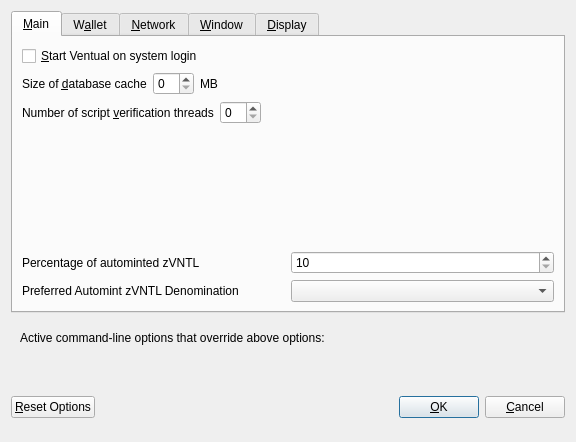
<?xml version="1.0" encoding="UTF-8"?>
<ui version="4.0">
 <class>OptionsDialog</class>
 <widget class="QDialog" name="OptionsDialog">
  <property name="geometry">
   <rect>
    <x>0</x>
    <y>0</y>
    <width>576</width>
    <height>442</height>
   </rect>
  </property>
  <property name="windowTitle">
   <string>Options</string>
  </property>
  <property name="modal">
   <bool>true</bool>
  </property>
  <layout class="QVBoxLayout" name="verticalLayout">
   <item>
    <widget class="QTabWidget" name="tabWidget">
     <property name="currentIndex">
      <number>0</number>
     </property>
     <widget class="QWidget" name="tabMain">
      <attribute name="title">
       <string>&amp;Main</string>
      </attribute>
      <layout class="QVBoxLayout" name="verticalLayout_Main">
       <item>
        <widget class="QCheckBox" name="bitcoinAtStartup">
         <property name="toolTip">
          <string>Automatically start Ventual after logging in to the system.</string>
         </property>
         <property name="text">
          <string>&amp;Start Ventual on system login</string>
         </property>
        </widget>
       </item>
       <item>
        <layout class="QHBoxLayout" name="horizontalLayout_2_Main">
         <item>
          <widget class="QLabel" name="databaseCacheLabel">
           <property name="text">
            <string>Size of &amp;database cache</string>
           </property>
           <property name="textFormat">
            <enum>Qt::PlainText</enum>
           </property>
           <property name="buddy">
            <cstring>databaseCache</cstring>
           </property>
          </widget>
         </item>
         <item>
          <widget class="QSpinBox" name="databaseCache"/>
         </item>
         <item>
          <widget class="QLabel" name="databaseCacheUnitLabel">
           <property name="text">
            <string>MB</string>
           </property>
           <property name="textFormat">
            <enum>Qt::PlainText</enum>
           </property>
          </widget>
         </item>
         <item>
          <spacer name="horizontalSpacer_2_Main">
           <property name="orientation">
            <enum>Qt::Horizontal</enum>
           </property>
           <property name="sizeHint" stdset="0">
            <size>
             <width>40</width>
             <height>20</height>
            </size>
           </property>
          </spacer>
         </item>
        </layout>
       </item>
       <item>
        <layout class="QHBoxLayout" name="horizontalLayout_3_Main">
         <item>
          <widget class="QLabel" name="threadsScriptVerifLabel">
           <property name="text">
            <string>Number of script &amp;verification threads</string>
           </property>
           <property name="textFormat">
            <enum>Qt::PlainText</enum>
           </property>
           <property name="buddy">
            <cstring>threadsScriptVerif</cstring>
           </property>
          </widget>
         </item>
         <item>
          <widget class="QSpinBox" name="threadsScriptVerif">
           <property name="toolTip">
            <string>(0 = auto, &lt;0 = leave that many cores free)</string>
           </property>
          </widget>
         </item>
         <item>
          <spacer name="horizontalSpacer_3_Main">
           <property name="orientation">
            <enum>Qt::Horizontal</enum>
           </property>
           <property name="sizeHint" stdset="0">
            <size>
             <width>40</width>
             <height>20</height>
            </size>
           </property>
          </spacer>
         </item>
        </layout>
       </item>
       <item>
        <spacer name="verticalSpacer_2">
         <property name="orientation">
          <enum>Qt::Vertical</enum>
         </property>
         <property name="sizeHint" stdset="0">
          <size>
           <width>20</width>
           <height>40</height>
          </size>
         </property>
        </spacer>
       </item>
       <item>
        <layout class="QHBoxLayout" name="horizontalLayout_3">
         <item>
          <widget class="QLabel" name="percentage_label">
           <property name="toolTip">
            <string>Percentage of incoming VENTUAL which get automatically converted to zVNTL via Zerocoin Protocol (min: 10%)</string>
           </property>
           <property name="text">
            <string>Percentage of autominted zVNTL</string>
           </property>
          </widget>
         </item>
         <item>
          <widget class="QSpinBox" name="zeromintPercentage">
           <property name="minimum">
            <number>10</number>
           </property>
           <property name="maximum">
            <number>100</number>
           </property>
          </widget>
         </item>
        </layout>
       </item>
       <item>
        <layout class="QHBoxLayout" name="horizontalLayout" stretch="0,0">
         <property name="sizeConstraint">
          <enum>QLayout::SetFixedSize</enum>
         </property>
         <item>
          <widget class="QLabel" name="labelPreferredDenom">
           <property name="maximumSize">
            <size>
             <width>16777215</width>
             <height>16777215</height>
            </size>
           </property>
           <property name="toolTip">
            <string>Wait with automatic conversion to Zerocoin until enough VENTUAL for this denomination is available</string>
           </property>
           <property name="text">
            <string>Preferred Automint zVNTL Denomination</string>
           </property>
          </widget>
         </item>
         <item>
          <widget class="QComboBox" name="preferredDenom">
           <property name="maximumSize">
            <size>
             <width>16777215</width>
             <height>27</height>
            </size>
           </property>
           <property name="toolTip">
            <string>Wait with automatic conversion to Zerocoin until enough VENTUAL for this denomination is available</string>
           </property>
           <property name="maxVisibleItems">
            <number>9</number>
           </property>
           <property name="maxCount">
            <number>9</number>
           </property>
          </widget>
         </item>
        </layout>
       </item>
      </layout>
     </widget>
     <widget class="QWidget" name="tabWallet">
      <attribute name="title">
       <string>W&amp;allet</string>
      </attribute>
      <layout class="QVBoxLayout" name="verticalLayout_Wallet">
       <item>
        <widget class="QGroupBox" name="groupBox">
         <property name="title">
          <string>Expert</string>
         </property>
         <layout class="QVBoxLayout" name="verticalLayout_2">
          <item>
           <widget class="QCheckBox" name="coinControlFeatures">
            <property name="toolTip">
             <string>Whether to show coin control features or not.</string>
            </property>
            <property name="text">
             <string>Enable coin &amp;control features</string>
            </property>
           </widget>
          </item>
          <item>
           <widget class="QCheckBox" name="showVnodesTab">
            <property name="toolTip">
             <string>Show additional tab listing all your vnodes in first sub-tab&lt;br/&gt;and all vnodes on the network in second sub-tab.</string>
            </property>
            <property name="text">
             <string>Show Vnodes Tab</string>
            </property>
           </widget>
          </item>
          <item>
           <widget class="QCheckBox" name="spendZeroConfChange">
            <property name="toolTip">
             <string>If you disable the spending of unconfirmed change, the change from a transaction&lt;br/&gt;cannot be used until that transaction has at least one confirmation.&lt;br/&gt;This also affects how your balance is computed.</string>
            </property>
            <property name="text">
             <string>&amp;Spend unconfirmed change</string>
            </property>
           </widget>
          </item>
         </layout>
        </widget>
       </item>
       <item>
        <spacer name="verticalSpacer_Wallet">
         <property name="orientation">
          <enum>Qt::Vertical</enum>
         </property>
         <property name="sizeHint" stdset="0">
          <size>
           <width>20</width>
           <height>40</height>
          </size>
         </property>
        </spacer>
       </item>
      </layout>
     </widget>
     <widget class="QWidget" name="tabNetwork">
      <attribute name="title">
       <string>&amp;Network</string>
      </attribute>
      <layout class="QVBoxLayout" name="verticalLayout_Network">
       <item>
        <widget class="QCheckBox" name="mapPortUpnp">
         <property name="toolTip">
          <string>Automatically open the Ventual client port on the router. This only works when your router supports UPnP and it is enabled.</string>
         </property>
         <property name="text">
          <string>Map port using &amp;UPnP</string>
         </property>
        </widget>
       </item>
       <item>
        <widget class="QCheckBox" name="allowIncoming">
         <property name="toolTip">
          <string>Accept connections from outside</string>
         </property>
         <property name="text">
          <string>Allow incoming connections</string>
         </property>
        </widget>
       </item>
       <item>
        <widget class="QCheckBox" name="connectSocks">
         <property name="toolTip">
          <string>Connect to the Ventual network through a SOCKS5 proxy.</string>
         </property>
         <property name="text">
          <string>&amp;Connect through SOCKS5 proxy (default proxy):</string>
         </property>
        </widget>
       </item>
       <item>
        <layout class="QHBoxLayout" name="horizontalLayout_1_Network">
         <item>
          <widget class="QLabel" name="proxyIpLabel">
           <property name="text">
            <string>Proxy &amp;IP:</string>
           </property>
           <property name="textFormat">
            <enum>Qt::PlainText</enum>
           </property>
           <property name="buddy">
            <cstring>proxyIp</cstring>
           </property>
          </widget>
         </item>
         <item>
          <widget class="QValidatedLineEdit" name="proxyIp">
           <property name="minimumSize">
            <size>
             <width>140</width>
             <height>0</height>
            </size>
           </property>
           <property name="maximumSize">
            <size>
             <width>140</width>
             <height>16777215</height>
            </size>
           </property>
           <property name="toolTip">
            <string>IP address of the proxy (e.g. IPv4: 127.0.0.1 / IPv6: ::1)</string>
           </property>
          </widget>
         </item>
         <item>
          <widget class="QLabel" name="proxyPortLabel">
           <property name="text">
            <string>&amp;Port:</string>
           </property>
           <property name="textFormat">
            <enum>Qt::PlainText</enum>
           </property>
           <property name="buddy">
            <cstring>proxyPort</cstring>
           </property>
          </widget>
         </item>
         <item>
          <widget class="QLineEdit" name="proxyPort">
           <property name="minimumSize">
            <size>
             <width>55</width>
             <height>0</height>
            </size>
           </property>
           <property name="maximumSize">
            <size>
             <width>55</width>
             <height>16777215</height>
            </size>
           </property>
           <property name="toolTip">
            <string>Port of the proxy (e.g. 9050)</string>
           </property>
          </widget>
         </item>
         <item>
          <spacer name="horizontalSpacer_1_Network">
           <property name="orientation">
            <enum>Qt::Horizontal</enum>
           </property>
           <property name="sizeHint" stdset="0">
            <size>
             <width>40</width>
             <height>20</height>
            </size>
           </property>
          </spacer>
         </item>
        </layout>
       </item>
       <item>
        <spacer name="verticalSpacer_Network">
         <property name="orientation">
          <enum>Qt::Vertical</enum>
         </property>
         <property name="sizeHint" stdset="0">
          <size>
           <width>20</width>
           <height>40</height>
          </size>
         </property>
        </spacer>
       </item>
      </layout>
     </widget>
     <widget class="QWidget" name="tabWindow">
      <attribute name="title">
       <string>&amp;Window</string>
      </attribute>
      <layout class="QVBoxLayout" name="verticalLayout_Window">
       <item>
        <widget class="QCheckBox" name="minimizeToTray">
         <property name="toolTip">
          <string>Show only a tray icon after minimizing the window.</string>
         </property>
         <property name="text">
          <string>&amp;Minimize to the tray instead of the taskbar</string>
         </property>
        </widget>
       </item>
       <item>
        <widget class="QCheckBox" name="minimizeOnClose">
         <property name="toolTip">
          <string>Minimize instead of exit the application when the window is closed. When this option is enabled, the application will be closed only after selecting Quit in the menu.</string>
         </property>
         <property name="text">
          <string>M&amp;inimize on close</string>
         </property>
        </widget>
       </item>
       <item>
        <spacer name="verticalSpacer_Window">
         <property name="orientation">
          <enum>Qt::Vertical</enum>
         </property>
         <property name="sizeHint" stdset="0">
          <size>
           <width>20</width>
           <height>40</height>
          </size>
         </property>
        </spacer>
       </item>
      </layout>
     </widget>
     <widget class="QWidget" name="tabDisplay">
      <attribute name="title">
       <string>&amp;Display</string>
      </attribute>
      <layout class="QVBoxLayout" name="verticalLayout_Display">
       <item>
        <layout class="QHBoxLayout" name="horizontalLayout_1_Display">
         <item>
          <widget class="QLabel" name="langLabel">
           <property name="text">
            <string>User Interface &amp;language:</string>
           </property>
           <property name="textFormat">
            <enum>Qt::PlainText</enum>
           </property>
           <property name="buddy">
            <cstring>lang</cstring>
           </property>
          </widget>
         </item>
         <item>
          <widget class="QValueComboBox" name="lang">
           <property name="toolTip">
            <string>The user interface language can be set here. This setting will take effect after restarting Ventual.</string>
           </property>
          </widget>
         </item>
        </layout>
       </item>
       <item>
        <widget class="QLabel" name="label_3">
         <property name="toolTip">
          <string notr="true"/>
         </property>
         <property name="statusTip">
          <string notr="true"/>
         </property>
         <property name="whatsThis">
          <string notr="true"/>
         </property>
         <property name="accessibleName">
          <string notr="true"/>
         </property>
         <property name="text">
          <string>Language missing or translation incomplete? Help contributing translations here:
https://www.transifex.com/ventual-project/ventual-project-translations</string>
         </property>
         <property name="wordWrap">
          <bool>true</bool>
         </property>
         <property name="openExternalLinks">
          <bool>true</bool>
         </property>
         <property name="textInteractionFlags">
          <set>Qt::TextBrowserInteraction</set>
         </property>
        </widget>
       </item>
       <item>
        <layout class="QHBoxLayout" name="horizontalLayout_4_Display" stretch="0,0">
         <item>
          <widget class="QLabel" name="themeLabel">
           <property name="text">
            <string>User Interface Theme:</string>
           </property>
          </widget>
         </item>
         <item>
          <widget class="QValueComboBox" name="theme"/>
         </item>
        </layout>
       </item>
       <item>
        <widget class="Line" name="line">
         <property name="orientation">
          <enum>Qt::Horizontal</enum>
         </property>
        </widget>
       </item>
       <item>
        <layout class="QHBoxLayout" name="horizontalLayout_2_Display">
         <item>
          <widget class="QLabel" name="unitLabel">
           <property name="text">
            <string>&amp;Unit to show amounts in:</string>
           </property>
           <property name="textFormat">
            <enum>Qt::PlainText</enum>
           </property>
           <property name="buddy">
            <cstring>unit</cstring>
           </property>
          </widget>
         </item>
         <item>
          <widget class="QValueComboBox" name="unit">
           <property name="toolTip">
            <string>Choose the default subdivision unit to show in the interface and when sending coins.</string>
           </property>
          </widget>
         </item>
        </layout>
       </item>
       <item>
        <layout class="QHBoxLayout" name="horizontalLayout_5_Display">
         <item>
          <widget class="QLabel" name="digitsLabel">
           <property name="text">
            <string>Decimal digits</string>
           </property>
          </widget>
         </item>
         <item>
          <widget class="QValueComboBox" name="digits"/>
         </item>
        </layout>
       </item>
       <item>
        <layout class="QHBoxLayout" name="horizontalLayout_3_Display">
         <item>
          <widget class="QLabel" name="thirdPartyTxUrlsLabel">
           <property name="toolTip">
            <string>Third party URLs (e.g. a block explorer) that appear in the transactions tab as context menu items. %s in the URL is replaced by transaction hash. Multiple URLs are separated by vertical bar |.</string>
           </property>
           <property name="text">
            <string>Third party transaction URLs</string>
           </property>
           <property name="buddy">
            <cstring>thirdPartyTxUrls</cstring>
           </property>
          </widget>
         </item>
         <item>
          <widget class="QLineEdit" name="thirdPartyTxUrls">
           <property name="toolTip">
            <string>Third party URLs (e.g. a block explorer) that appear in the transactions tab as context menu items. %s in the URL is replaced by transaction hash. Multiple URLs are separated by vertical bar |.</string>
           </property>
          </widget>
         </item>
        </layout>
       </item>
       <item>
        <spacer name="verticalSpacer">
         <property name="orientation">
          <enum>Qt::Vertical</enum>
         </property>
         <property name="sizeHint" stdset="0">
          <size>
           <width>20</width>
           <height>40</height>
          </size>
         </property>
        </spacer>
       </item>
      </layout>
     </widget>
    </widget>
   </item>
   <item>
    <widget class="QFrame" name="frame">
     <layout class="QVBoxLayout" name="verticalLayout_Bottom">
      <item>
       <layout class="QHBoxLayout" name="horizontalLayout_Bottom">
        <item>
         <widget class="QLabel" name="overriddenByCommandLineInfoLabel">
          <property name="text">
           <string>Active command-line options that override above options:</string>
          </property>
          <property name="textFormat">
           <enum>Qt::PlainText</enum>
          </property>
         </widget>
        </item>
        <item>
         <spacer name="horizontalSpacer_Bottom">
          <property name="orientation">
           <enum>Qt::Horizontal</enum>
          </property>
          <property name="sizeHint" stdset="0">
           <size>
            <width>40</width>
            <height>20</height>
           </size>
          </property>
         </spacer>
        </item>
       </layout>
      </item>
      <item>
       <widget class="QLabel" name="overriddenByCommandLineLabel">
        <property name="text">
         <string/>
        </property>
        <property name="textFormat">
         <enum>Qt::PlainText</enum>
        </property>
        <property name="wordWrap">
         <bool>true</bool>
        </property>
       </widget>
      </item>
     </layout>
    </widget>
   </item>
   <item>
    <layout class="QHBoxLayout" name="horizontalLayout_Buttons">
     <item>
      <widget class="QPushButton" name="resetButton">
       <property name="toolTip">
        <string>Reset all client options to default.</string>
       </property>
       <property name="text">
        <string>&amp;Reset Options</string>
       </property>
       <property name="autoDefault">
        <bool>false</bool>
       </property>
      </widget>
     </item>
     <item>
      <spacer name="horizontalSpacer_1">
       <property name="orientation">
        <enum>Qt::Horizontal</enum>
       </property>
       <property name="sizeHint" stdset="0">
        <size>
         <width>40</width>
         <height>48</height>
        </size>
       </property>
      </spacer>
     </item>
     <item>
      <widget class="QLabel" name="statusLabel">
       <property name="minimumSize">
        <size>
         <width>200</width>
         <height>0</height>
        </size>
       </property>
       <property name="font">
        <font>
         <weight>75</weight>
         <bold>true</bold>
        </font>
       </property>
       <property name="text">
        <string/>
       </property>
       <property name="textFormat">
        <enum>Qt::PlainText</enum>
       </property>
       <property name="wordWrap">
        <bool>true</bool>
       </property>
      </widget>
     </item>
     <item>
      <spacer name="horizontalSpacer_2">
       <property name="orientation">
        <enum>Qt::Horizontal</enum>
       </property>
       <property name="sizeHint" stdset="0">
        <size>
         <width>40</width>
         <height>48</height>
        </size>
       </property>
      </spacer>
     </item>
     <item>
      <widget class="QPushButton" name="okButton">
       <property name="text">
        <string>&amp;OK</string>
       </property>
       <property name="autoDefault">
        <bool>false</bool>
       </property>
       <property name="default">
        <bool>true</bool>
       </property>
      </widget>
     </item>
     <item>
      <widget class="QPushButton" name="cancelButton">
       <property name="text">
        <string>&amp;Cancel</string>
       </property>
       <property name="autoDefault">
        <bool>false</bool>
       </property>
      </widget>
     </item>
    </layout>
   </item>
  </layout>
 </widget>
 <customwidgets>
  <customwidget>
   <class>QValidatedLineEdit</class>
   <extends>QLineEdit</extends>
   <header>qvalidatedlineedit.h</header>
  </customwidget>
  <customwidget>
   <class>QValueComboBox</class>
   <extends>QComboBox</extends>
   <header>qvaluecombobox.h</header>
  </customwidget>
 </customwidgets>
 <resources/>
 <connections/>
</ui>
